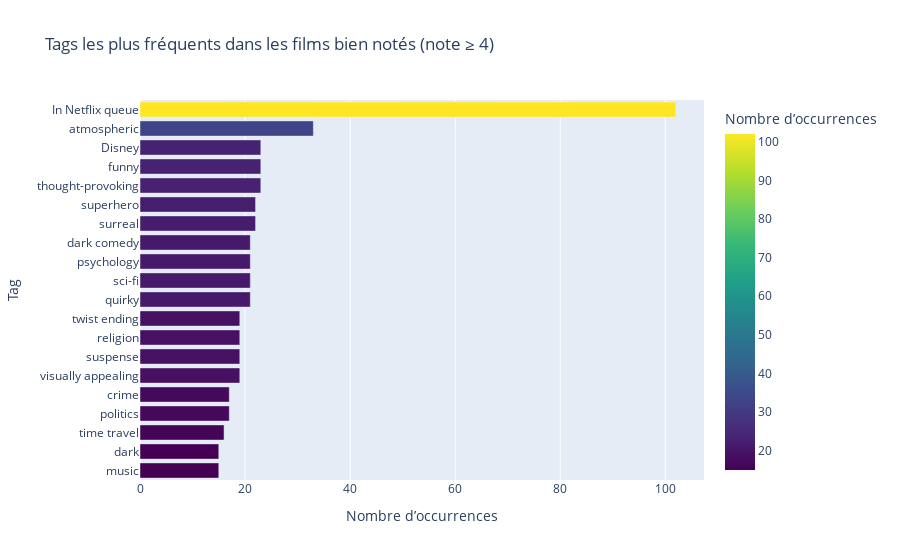

The code cell stored with this chart in its notebook:
### Code cell
# Visualisation : Tags les plus fréquents dans films bien notés
fig2 = px.bar(
    tags_good_rating_df,
    x="count",
    y="tag",
    orientation="h",
    title="Tags les plus fréquents dans les films bien notés (note ≥ 4)",
    labels={"count": "Nombre d’occurrences", "tag": "Tag"},
    color="count",
    color_continuous_scale="viridis"
)
fig2.update_layout(yaxis={'categoryorder':'total ascending'})
fig2.show()

### Figure 1 — Plotly figure (JSON) as saved in the notebook; plotly's stock layout.template omitted (floating-point values rounded to 4 significant figures)
{"data": [{"hovertemplate": "Nombre d’occurrences=%{marker.color}<br>Tag=%{y}<extra></extra>", "legendgroup": "", "marker": {"color": [102, 33, 23, 23, 23, 22, 22, 21, 21, 21, 21, 19, 19, 19, 19, 17, 17, 16, 15, 15], "coloraxis": "coloraxis", "pattern": {"shape": ""}}, "name": "", "orientation": "h", "showlegend": false, "textposition": "auto", "type": "bar", "x": [102, 33, 23, 23, 23, 22, 22, 21, 21, 21, 21, 19, 19, 19, 19, 17, 17, 16, 15, 15], "xaxis": "x", "y": ["In Netflix queue", "atmospheric", "thought-provoking", "funny", "Disney", "surreal", "superhero", "quirky", "sci-fi", "psychology", "dark comedy", "visually appealing", "suspense", "religion", "twist ending", "politics", "crime", "time travel", "music", "dark"], "yaxis": "y"}], "layout": {"barmode": "relative", "coloraxis": {"colorbar": {"title": {"text": "Nombre d’occurrences"}}, "colorscale": [[0, "#440154"], [0.1111, "#482878"], [0.2222, "#3e4989"], [0.3333, "#31688e"], [0.4444, "#26828e"], [0.5556, "#1f9e89"], [0.6667, "#35b779"], [0.7778, "#6ece58"], [0.8889, "#b5de2b"], [1, "#fde725"]]}, "legend": {"tracegroupgap": 0}, "title": {"text": "Tags les plus fréquents dans les films bien notés (note ≥ 4)"}, "xaxis": {"anchor": "y", "domain": [0, 1], "title": {"text": "Nombre d’occurrences"}}, "yaxis": {"anchor": "x", "categoryorder": "total ascending", "domain": [0, 1], "title": {"text": "Tag"}}}}
